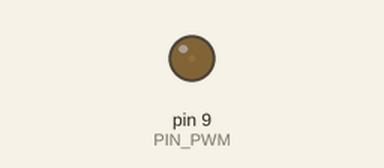
The sketch below on a simulated Arduino Uno, built with avr-gcc and run on an emulated ATmega328P. Parts: output pins drawn as LEDs (lit = HIGH).

Above: at 0.05 s.
At 3.35 s:
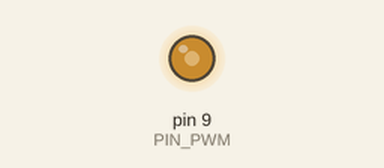
At 5.7 s:
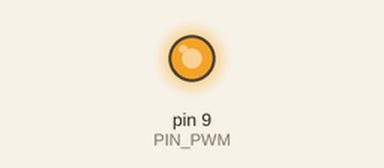
At 11.4 s:
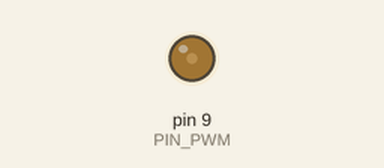
Timing chart, 0 to 16.6 s (numbered marks = the images above):
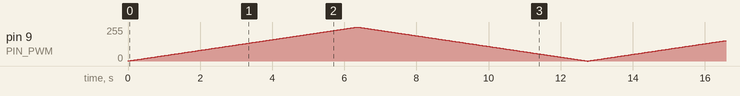

The sketch:

laser.ino
```cpp
#include <Arduino.h>

/**
 * PWM Fade — ramps brightness up and down on a PWM pin
 *
 * Wiring:
 *   LED/laser anode → Pin 9 (~) → current limiting resistor → GND
 *   (or any other PWM-capable pin marked with ~ on the board)
 */

// ── Configuration ─────────────────────────────────────────────────────────
constexpr uint8_t PIN_PWM = 9;
// increase to fade faster, decrease for smoother
constexpr uint8_t FADE_STEP = 1;
constexpr uint8_t STEP_DELAY = 25; // ms between each step

// ── Forward declarations ───────────────────────────────────────────────────
void fadeTo(uint8_t target);

// ── Arduino lifecycle ──────────────────────────────────────────────────────
void setup() {
    pinMode(PIN_PWM, OUTPUT);
    analogWrite(PIN_PWM, 0); // start off
}

void loop() {
    fadeTo(255); // fade in
    fadeTo(0);   // fade out
}

void fadeTo(uint8_t target) {
    static uint8_t current = 0;
    while (current != target) {
        current += (current < target) ? FADE_STEP : -FADE_STEP;
        analogWrite(PIN_PWM, current);
        delay(STEP_DELAY);
    }
}
```
